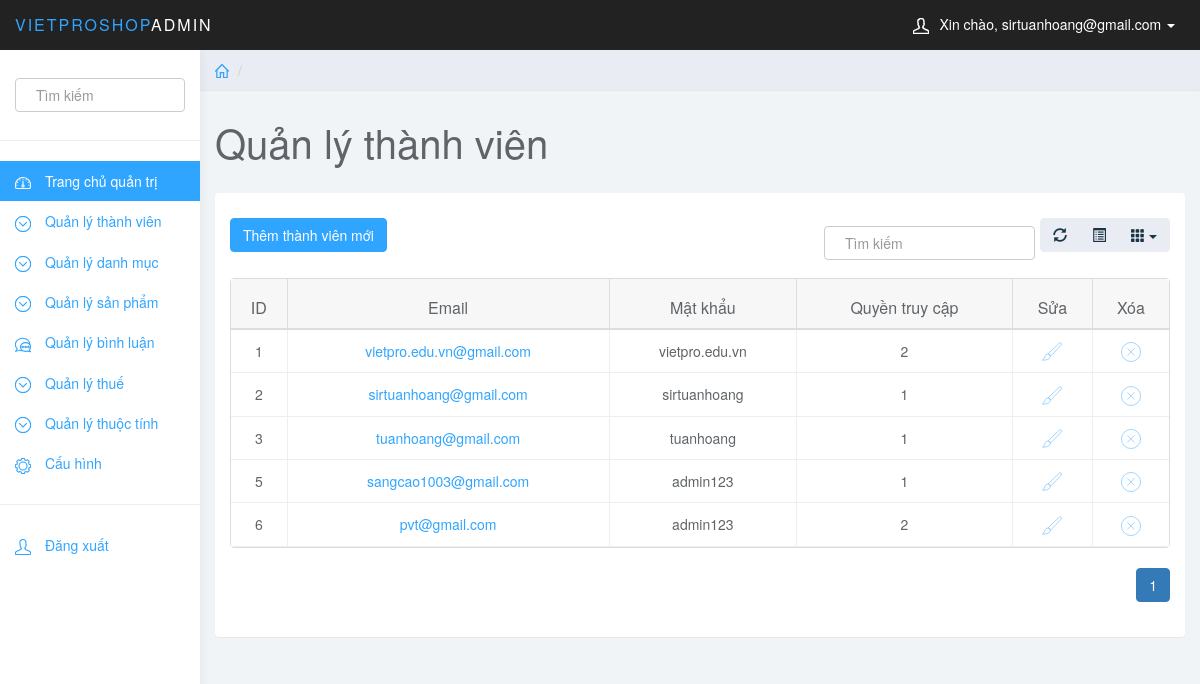
Screenshot of /quantri/quantri.php?page_layout=danhsachtv (signed in) with the database file from the repository.
### tables this page shows
CREATE TABLE `thanhvien` (
  `id_thanhvien` int(10) NOT NULL,
  `email` varchar(255) NOT NULL,
  `mat_khau` varchar(255) NOT NULL,
  `quyen_truy_cap` int(1) NOT NULL
);

### quantri/danhsachtv.php (the view, shortened to what this page needs)
<?php
    if (isset($_GET['page'])) {
        $page=$_GET['page'];
    }
    else{
        $page=1;
    }
    $rowsPerPage=10;
    $perRow=($page-1)*$rowsPerPage;
    $sql="SELECT * FROM thanhvien LIMIT $perRow,$rowsPerPage";
    $query=mysqli_query($db_con,$sql);
    $totalRow=mysqli_num_rows(mysqli_query($db_con,"SELECT * FROM thanhvien"));
    $totalPage=ceil($totalRow/$rowsPerPage);
    $listPage=" ";
    for ($i=1; $i <=$totalPage ; $i++) {
        if ($page==$i){
            $listPage.='<li class="active"><a href="quantri.php?page_layout=danhsachtv&page='.$i.'">'.$i.'</a></li>';
        }
        else{
            $listPage.='<li><a href="quantri.php?page_layout=danhsachtv&page='.$i.'">'.$i.'</a></li>';
        }
    }
?>
            <div class="row">
                <div class="col-lg-12">
                    <h1 class="page-header">Quản lý thành viên</h1>
                </div>
            </div>
<div class="row">
                <div class="col-lg-12">
                    <div class="panel panel-default">
                        <div class="panel-body" style="position: relative;">
                            <a href="quantri.php?page_layout=themtv" class="btn btn-primary" style="margin: 10px 0 20px 0; position: absolute;">Thêm thành viên mới</a>
                            <table data-toggle="table" data-show-refresh="true" data-show-toggle="true" data-show-columns="true" data-search="true" data-select-item-name="toolbar1" data-sort-name="name" data-sort-order="desc">
                                <thead>
                                    <tr>
                                        <th data-sortable="true">ID</th>
                                        <th data-sortable="true">Email</th>
                                        <th data-sortable="true">Mật khẩu</th>
                                        <th data-sortable="true">Quyền truy cập</th>
                                        <th data-sortable="true">Sửa</th>
                                        <th data-sortable="true">Xóa</th>
                                    </tr>
                                </thead>
                                <tbody>
                                    <?php
                                        while ($row=mysqli_fetch_array($query)){
                                    ?>
                                    <tr style="height: 200px;">
                                        <td data-checkbox="true"><?php echo $row['id_thanhvien'];?></td>
                                        <td data-checkbox="true"><a href="quantri.php?page_layout=suatv&id_thanhvien=<?php echo $row['id_thanhvien'] ?>"><?php echo $row['email'];?></a></td>
                                        <td data-checkbox="true"><?php echo $row['mat_khau'];?></td>
                                        <td data-sortable="true"><?php echo $row['quyen_truy_cap'];?></td>
                                        <td>
                                            <a href="quantri.php?page_layout=suatv&id_thanhvien=<?php echo $row['id_thanhvien'] ?>"><span><svg class="glyph stroked brush" style="width: 20px;height: 20px;"><use xlink:href="#stroked-brush"/></svg></span></a>
                                        </td>
                                        <td>
                                            <a href="xoatv.php?id_thanhvien=<?php echo $row['id_thanhvien'] ?>"><span><svg class="glyph stroked cancel" style="width: 20px;height: 20px;"><use xlink:href="#stroked-cancel"/></svg></span></a>
                                        </td>
                                    </tr>
                                    <?php
                                        }
                                    ?>
                                </tbody>
                            </table>
                            <ul class="pagination" style="float: right;">
                                <?php
                                    echo $listPage;
                                ?>
                            </ul>
                        </div>
                    </div>
                </div>
            </div>

### quantri/css/styles.css (style rules this page uses)
body { background: #f1f4f7; padding-top: 50px; color: #5f6468; }
a, a:hover, a:focus { color: #30a5ff; }
h1, h2, h3, h4, h5, h6 { color: #5f6468; }
h1 { font-weight: 300; font-size: 40px; }
.btn-primary, .btn-primary:hover, .btn-primary:focus, .btn-primary:active, .btn-primary.active, .open > .dropdown-toggle.btn-primary, .btn-primary.disabled, .btn-primary[disabled], fieldset[disabled] .btn-primary, .btn-primary.disabled:hover, .btn-primary[disabled]:hover, fieldset[disabled] .btn-primary:hover, .btn-primary.disabled:focus, .btn-primary[disabled]:focus, fieldset[disabled] .btn-primary:focus, .btn-primary.disabled:active, .btn-primary[disabled]:active, fieldset[disabled] .btn-primary:active, .btn-primary.disabled.active, .btn-primary[disabled].active, fieldset[disabled] .btn-primary.active { background-color: #30a5ff; border-color: #30a5ff; }
.panel { border: 0; }
h1.page-header { margin-top: 30px; border-bottom: 0; }
.table { background: #fff; }

### rows the page displays
thanhvien: id_thanhvien "1", email "vietpro.edu.vn@gmail.com", mat_khau "vietpro.edu.vn", quyen_truy_cap "2"
thanhvien: id_thanhvien "2", email "sirtuanhoang@gmail.com", mat_khau "sirtuanhoang", quyen_truy_cap "1"
thanhvien: id_thanhvien "3", email "tuanhoang@gmail.com", mat_khau "tuanhoang", quyen_truy_cap "1"
thanhvien: id_thanhvien "5", email "sangcao1003@gmail.com", mat_khau "admin123", quyen_truy_cap "1"
thanhvien: id_thanhvien "6", email "pvt@gmail.com", mat_khau "admin123", quyen_truy_cap "2"

### other values shown
$_SESSION['email'] "sirtuanhoang@gmail.com"
